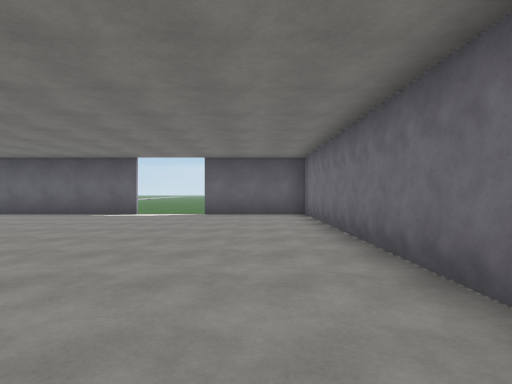
view 1 (above)

16 first-person views from a walk through a scene from a Unity 3-D project. The camera is 1.3 m above the floor, looks level and sees 80° across. The floor is counted in squares, 2 m on a side. Each view is taken from the middle of a square. On the plan, view 1 faces up. The plan holds only what a view shows up to about 10 squares ahead; the rest is blank. The place goes on beyond the plan. The player character is not drawn.

view 2
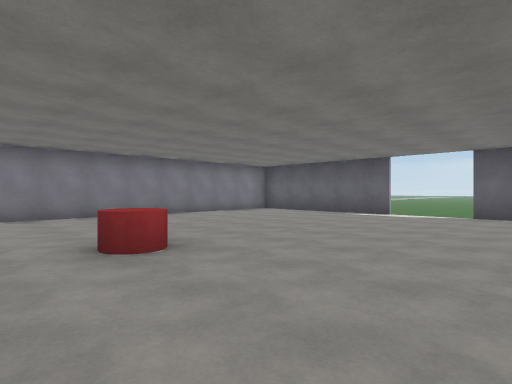

view 3
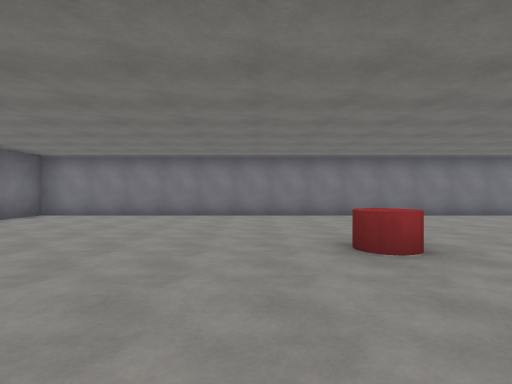

view 4
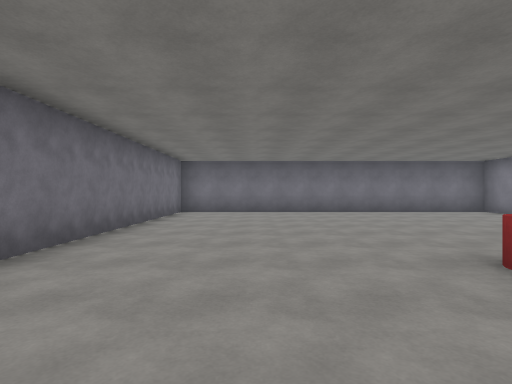

view 5
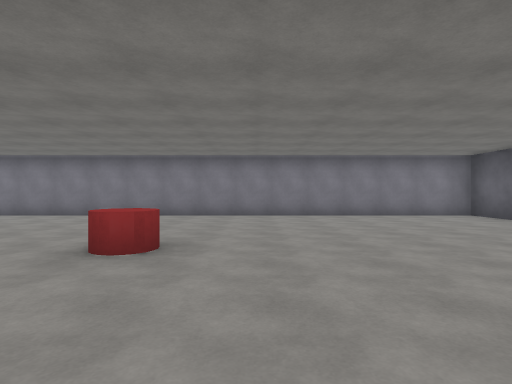

view 6
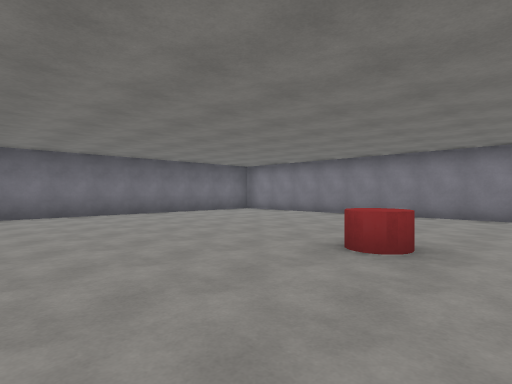

view 7
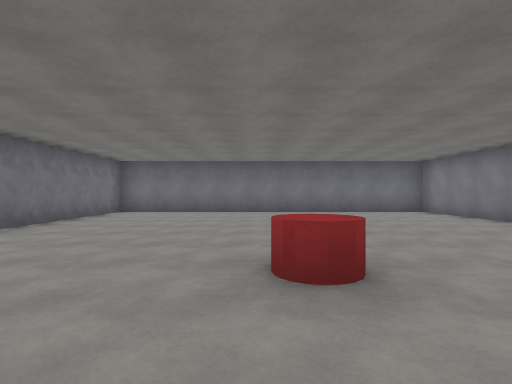

view 8
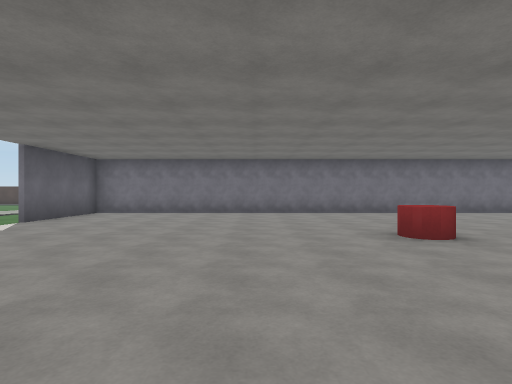

view 9
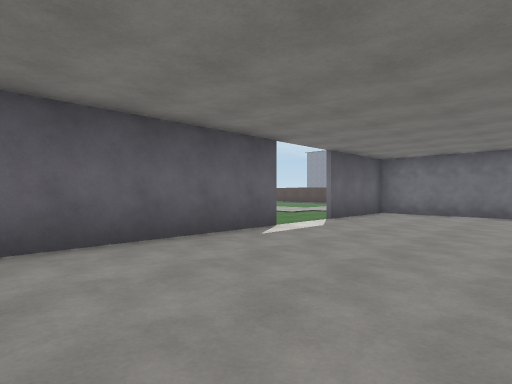

view 10
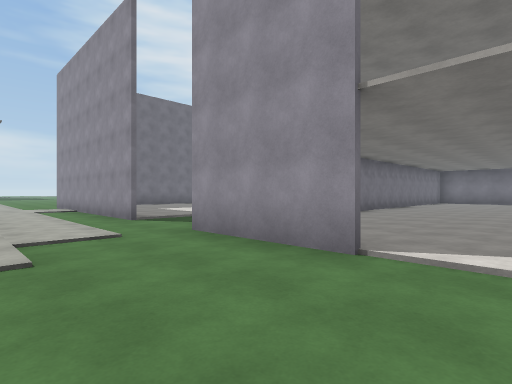

view 11
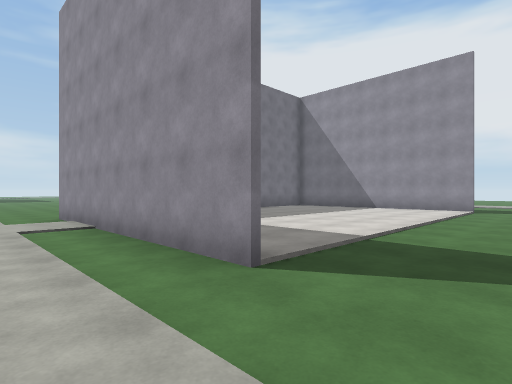

view 12
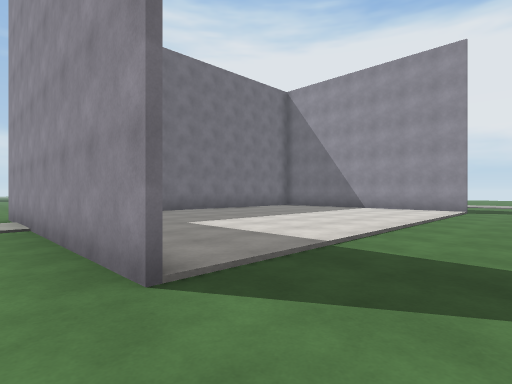

view 13
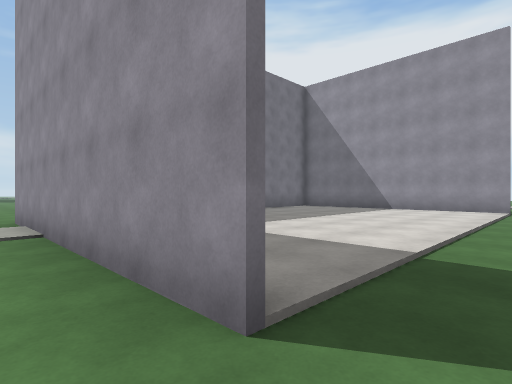

view 14
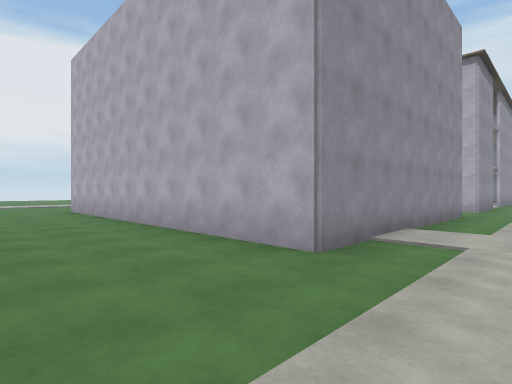

view 15
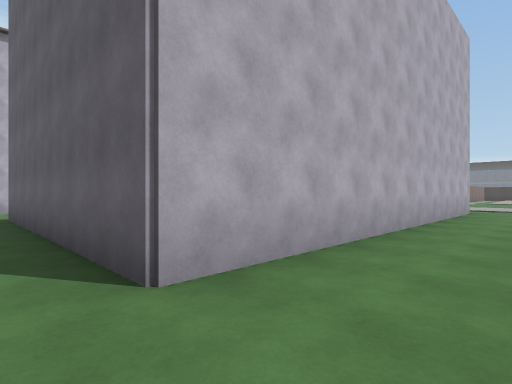

view 16
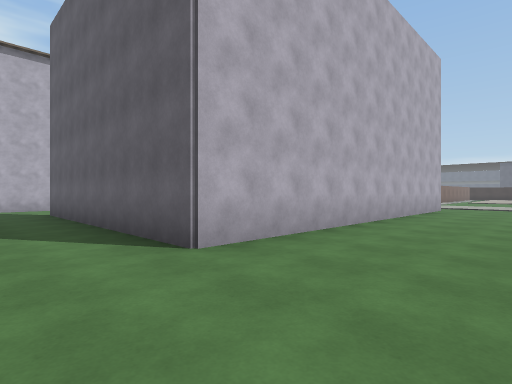

### Floor plan
Ten units are one square. View 1 is at (0, 0); x grows to the right and y downward. Boxes are objects, and circles mark ways between rooms. Rooms are numbered by the first view taken in them; rooms with no view inside come last. Other rooms are left out.
<svg viewBox="-89 -285 224 349">
<path fill="none" stroke="#000" d="M-34 -89 -84 -89 -84 59 14 59 14 -89 -15 -89M40 -91 111 -91M-15 -91 15 -91M111 -91 111 11 40 11M16 8 16 20M109 -48 109 -52M40 9 62 9"/>
<rect x="-45" y="-15" width="20" height="10" fill="#bbb"><title>other object</title></rect>
<circle cx="-25" cy="-90" r="3" fill="#2a7"/>
<circle cx="98" cy="-115" r="3" fill="#2a7"/>
<circle cx="30" cy="-100" r="3" fill="#2a7"/>
<circle cx="30" cy="-7" r="3" fill="#2a7"/>
<text x="-40" y="-20">1</text>
<text x="30" y="-280">2</text>
<text x="130" y="-70">3</text>
<text x="60" y="-40">4</text>
</svg>
Room 1 opens to room 2. Room 2 opens to room 3. Room 2 opens to room 4. Room 3 opens to room 4.

Where each view was taken, in squares from view 1:
view 1: 0 up, 0 right, facing up
view 2: 0 up, 0 right, facing up-left
view 3: 0 up, 0 right, facing left
view 4: 4 up, 1 left, facing down
view 5: 3 up, 0 right, facing left
view 6: 3 up, 0 right, facing down-left
view 7: 4 up, 3 left, facing down
view 8: 4 up, 8 left, facing right
view 9: 5 up, 8 left, facing up-right
view 10: 12 up, 3 left, facing down-right
view 11: 11 up, 2 right, facing down-right
view 12: 10 up, 2 right, facing down-right
view 13: 10 up, 3 right, facing down-right
view 14: 11 up, 14 right, facing down-left
view 15: 2 down, 13 right, facing up-left
view 16: 3 down, 14 right, facing up-left
